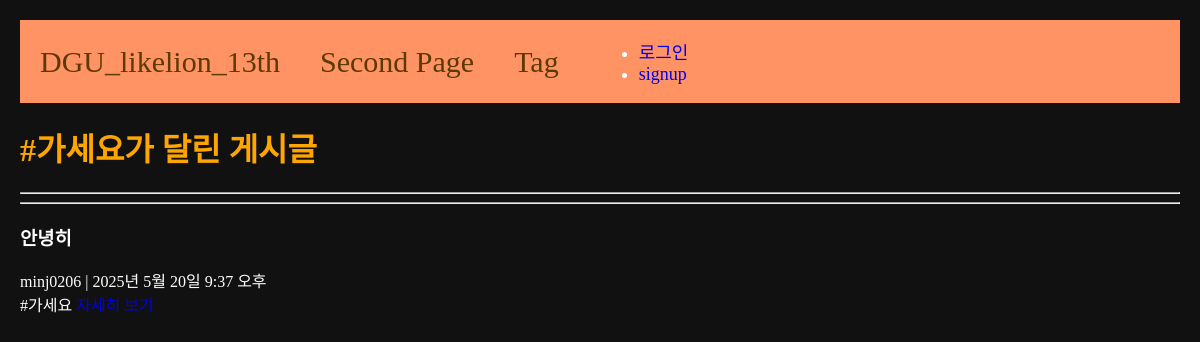
The app's page /tag-posts/1 with its own data.
### main/models.py (models this page shows, shortened)
class Tag(models.Model):
    name=models.CharField(max_length=30, null=False, blank=False)
    def __str__(self):
        return self.name

class Post(models.Model):
    title = models.CharField(max_length=50)
    writer = models.ForeignKey(User, null=False, blank=False, on_delete=models.CASCADE)
    content = models.TextField()
    pub_date = models.DateTimeField()
    weather = models.CharField(max_length=10)
    image = models.ImageField(upload_to="post/", blank=True, null=True)
    tags = models.ManyToManyField(Tag, related_name='posts', blank=True)
    def summary(self):
        return self.content[:20]

### main/views.py (the view)
# urls.py: path('tag-posts/<int:tag_id>', tag_posts, name="tag-posts"),
def tag_posts(request, tag_id): #특정 태그를 가진 게시글의 목록을 볼 수 있는 페이지
    tag=get_object_or_404(Tag, id=tag_id)
    posts=tag.posts.all()
    return render(request, 'main/tag-post.html', {
    'tag' : tag,
    'posts' : posts
    })

### main/templates/main/tag-post.html
{% extends 'base.html' %}
{% load static %}
{% block content %}
<div>
    <h1>#{{tag}}가 달린 게시글</h1>
    <hr>
    <div>
        {% for b in posts %}
        <hr />
        <h3>{{b.title}}</h3>
        {{b.writer}} | {{b.pub_date}}<br>
        {{b.summary}}
        <a href="{% url 'main:detail' b.id %}">자세히 보기</a>
        <br>
        {% endfor %}
    </div>
</div>
{% endblock %}

### project/static/css/project.css (style rules this page uses)
h1 { color: orange; }

### project/templates/base.html (style rules this page uses)
a { text-decoration: none; }
.body-container { background-color: #111; color: #fff; margin: 20px; }

### records on screen
Tag: name "가세요"
Post: title "안녕히", writer "minj0206", pub_date "2025년 5월 20일 9:37 오후", summary "#가세요"
